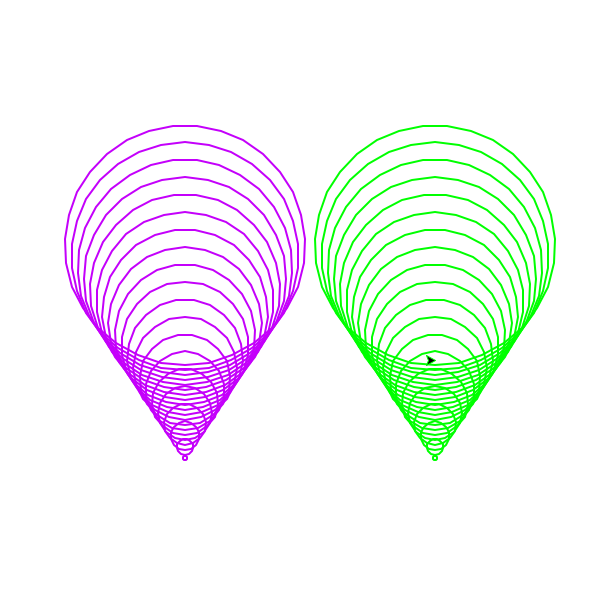

Generate this figure with Python:
############ NOTE !!!! ##########
# Set interpreter: 3.9.7('base') conda or 3.8.2
# https://github.com/asweigart/simple-turtle-tutorial-for-python/blob/master/draw_circles.py

import turtle
import math

minRadius = int(input('Enter the min radius: '))
maxRadius = int(input('Enter the max radius: '))
num_circles = int(input('Enter number of circles: '))

t = turtle.Turtle()
screen = turtle.Screen()

# t.bgcolor("pink")
t.penup()
t.goto(-120, -150)
t.pendown()

t.pensize(2)
# t.pencolor(169, 169, 255)
t.pencolor("purple")
t.speed(15)

# minRadius = 2
# maxRadius = 120
# num_circles = 20

last_i = num_circles
first_i = 1

'''
Let's assume y is radius and x is i(index of circles):
first, use linear equation to find the slope(the radius increment of each circle)
m = (maxRadius - minRadius) / (last_i - first_i)
second, find c(height) to locate where the line graph on matrix
y = mx + c --> radius = m * i + c 
'''

#find slope, first and last circles are known:
m = (maxRadius - minRadius) / (last_i - first_i)
# find height of the line graph:
c = minRadius - m * 1 #use first circle; we can also use last circle to find c 

# == First cone of circles:
for i in range(1, num_circles + 1):
  if i == 1:
    t.circle(minRadius)
  elif (i == num_circles + 1):
    t.circle(maxRadius)
  else:
    t.circle(m * i + c)
    # t.circle(minRadius*i + (maxRadius-minRadius)/(num_circles-2)) #this dividing does NOT create each circle in correct proportion 

  t.penup()
  t.left(90)
  t.forward(5)
  t.right(90)
  t.pendown()

# == Second cone of cicirles:
t.penup()
t.goto(130, -150)
t.pendown()
t.pencolor("green")

for i in range(1, num_circles + 1):
  t.circle(m * i + c)

  t.penup()
  t.left(90)
  t.forward(5)
  t.right(90)
  t.pendown()
  print("circle ", i, " radius is ", math.ceil( m*i+c))
	
screen.exitonclick() #keep window open until it's terminated
t.mainloop() #this will keep graphic window opened until window it's terminated
